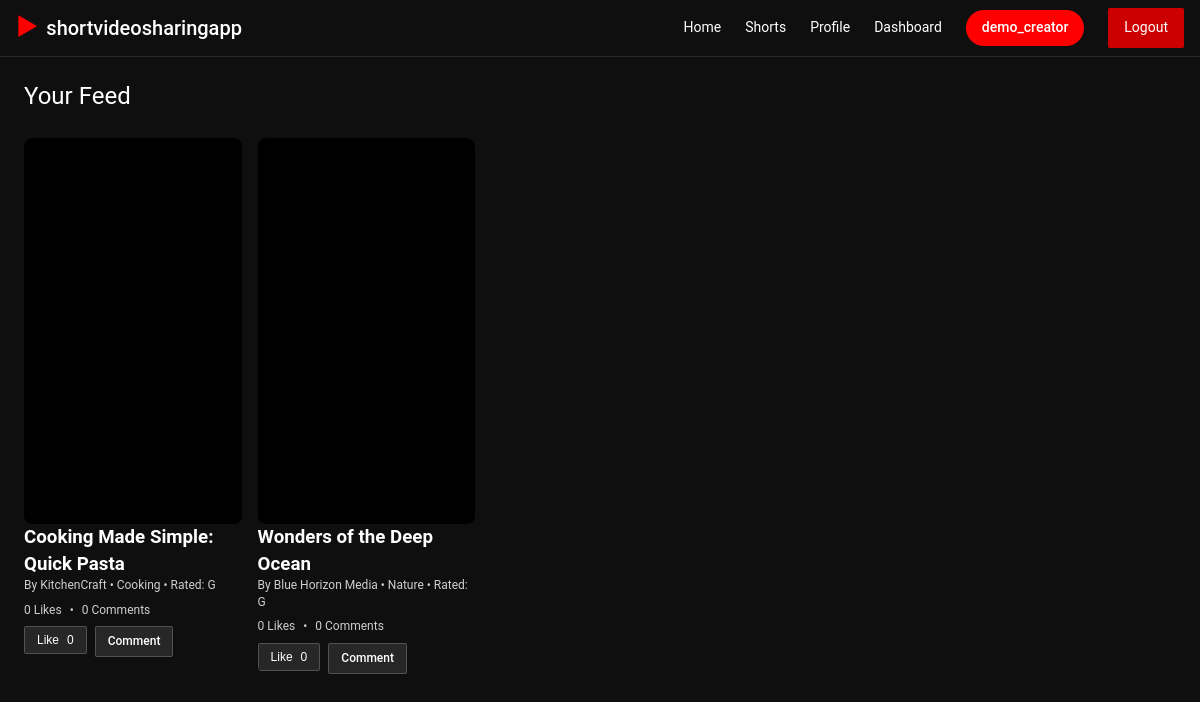
/shorts (signed in), run on the app's committed database.
### tables this page shows
CREATE TABLE videos (
    id INTEGER PRIMARY KEY AUTOINCREMENT,
    title TEXT NOT NULL,
    publisher TEXT NOT NULL,
    producer TEXT,
    genre TEXT,
    age_rating TEXT,
    url TEXT NOT NULL,
    uploaded_by INTEGER,
    FOREIGN KEY (uploaded_by) REFERENCES users(id)
);

### app.py (the view)
@app.route('/shorts')
def shorts():
    db = get_db()
    try:
        videos = db.execute('''
            SELECT v.*,
                   (SELECT COUNT(*) FROM comments c WHERE c.video_id = v.id) as comment_count,
                   (SELECT COUNT(*) FROM likes l WHERE l.video_id = v.id) as like_count
            FROM videos v
            ORDER BY v.id DESC
        ''').fetchall()
        video_list = []
        for video in videos:
            comments = db.execute('''
                SELECT c.comment, c.rating, u.username, c.created_at
                FROM comments c
                JOIN users u ON c.user_id = u.id
                WHERE c.video_id = ?
                ORDER BY c.id DESC
            ''', (video['id'],)).fetchall()
            video_dict = dict(video)
            video_dict['comments'] = comments
            video_dict['comment_count'] = video['comment_count'] or 0
            video_dict['like_count'] = video['like_count'] or 0
            video_list.append(video_dict)
        return render_template('shorts.html', videos=video_list)
    except sqlite3.Error as e:
        app.logger.error(f"Error in /shorts route: {e}")
        flash('An error occurred while loading videos.')
        return render_template('shorts.html', videos=[])

### app.py (called while the page is built)
def get_db():
    conn = sqlite3.connect(DATABASE)
    conn.row_factory = sqlite3.Row
    return conn

### templates/shorts.html (shortened to what this page needs)
{% extends "base.html" %}
{% block content %}
<h1>Your Feed</h1>
<div class="shorts-list">
    {% for video in videos %}
        <div class="shorts-card">
            <a href="{{ url_for('watch', video_id=video['id']) }}" class="shorts-thumbnail">
                <video class="shorts-video" muted playsinline>
                    <source src="{{ video['url'] }}" type="video/mp4">
                </video>
            </a>
            <div class="shorts-details">
                <h3>{{ video['title'] }}</h3>
                <p class="shorts-meta">
                    <span>By {{ video['publisher'] }}</span> •
                    <span>{{ video['genre'] or "N/A" }}</span> •
                    <span>Rated: {{ video['age_rating'] or "N/A" }}</span>
                </p>
                <div class="shorts-stats">
                    <span>{{ video['like_count'] }} Likes</span> •
                    <span>{{ video['comment_count'] }} Comments</span>
                </div>
                <div class="shorts-actions">
                    <form method="POST" action="{{ url_for('like') }}" class="like-form" data-video-id="{{ video['id'] }}">
                        <button type="button" class="btn btn-secondary like-btn" data-liked="false">
                            Like <span class="like-count">{{ video['like_count'] }}</span>
                        </button>
                    </form>
                    <a href="{{ url_for('watch', video_id=video['id']) }}" class="btn btn-secondary comment-link">
                        Comment
                    </a>
                </div>
            </div>
        </div>
    {% else %}
        <p>No shorts available yet.</p>
    {% endfor %}
</div>
{% endblock %}

### static/style.css (style rules this page uses)
* { margin: 0; padding: 0; box-sizing: border-box; }
body { font-family: "Roboto", "YouTube Sans", -apple-system, BlinkMacSystemFont, "Segoe UI", sans-serif; background: #0f0f0f; color: #fff; min-height: 100vh; line-height: 1.4; }
.btn { background: #cc0000; color: #fff; padding: 10px 16px; border-radius: 2px; text-decoration: none; transition: all 0.2s; border: none; cursor: pointer; font-size: 14px; font-weight: 500; display: inline-flex; align-items: center; gap: 8px; }
.btn-secondary { background-color: rgba(255, 255, 255, 0.1); color: #fff; border: 1px solid rgba(255, 255, 255, 0.2); }
.shorts-list { display: grid; grid-template-columns: repeat(auto-fill, minmax(200px, 1fr)); gap: 16px; margin-top: 24px; }
.shorts-card { background: transparent; border-radius: 8px; overflow: hidden; transition: transform 0.2s; cursor: pointer; }
.shorts-thumbnail { position: relative; width: 100%; aspect-ratio: 9/16; background: #000; border-radius: 8px; overflow: hidden; display: block; text-decoration: none; }
.shorts-video { width: 100%; height: 100%; object-fit: cover; }
.shorts-meta { font-size: 12px; color: rgba(255, 255, 255, 0.8); margin-bottom: 8px; }
.shorts-stats { font-size: 12px; color: rgba(255, 255, 255, 0.8); display: flex; gap: 8px; }
.shorts-actions { display: flex; gap: 8px; margin-top: 8px; }
.shorts-actions .btn { padding: 6px 12px; font-size: 12px; }
.like-btn { display: flex; align-items: center; gap: 8px; transition: all 0.2s; }
h1 { font-size: 24px; font-weight: 400; margin-bottom: 24px; color: #fff; }

### data on the page
videos: title "Cooking Made Simple: Quick Pasta", publisher "KitchenCraft", genre "Cooking", age_rating "G", like_count "0", comment_count "0"
videos: title "Wonders of the Deep Ocean", publisher "Blue Horizon Media", genre "Nature", age_rating "G", like_count "0", comment_count "0"

### other printed values
{{ session['user']['username'] }} "demo_creator"
